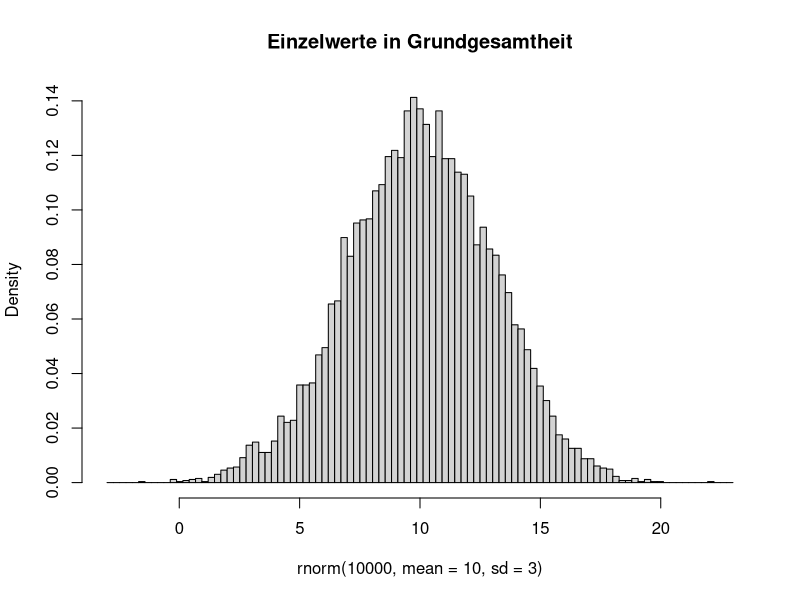
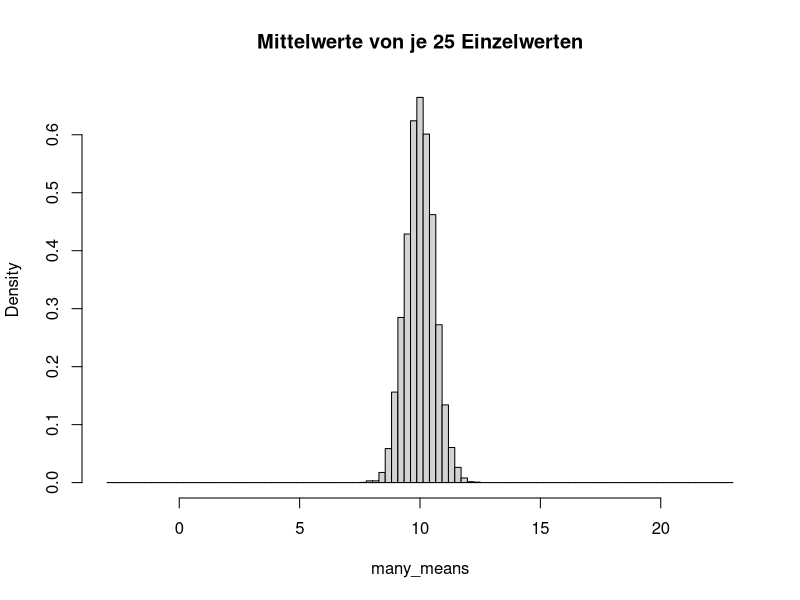
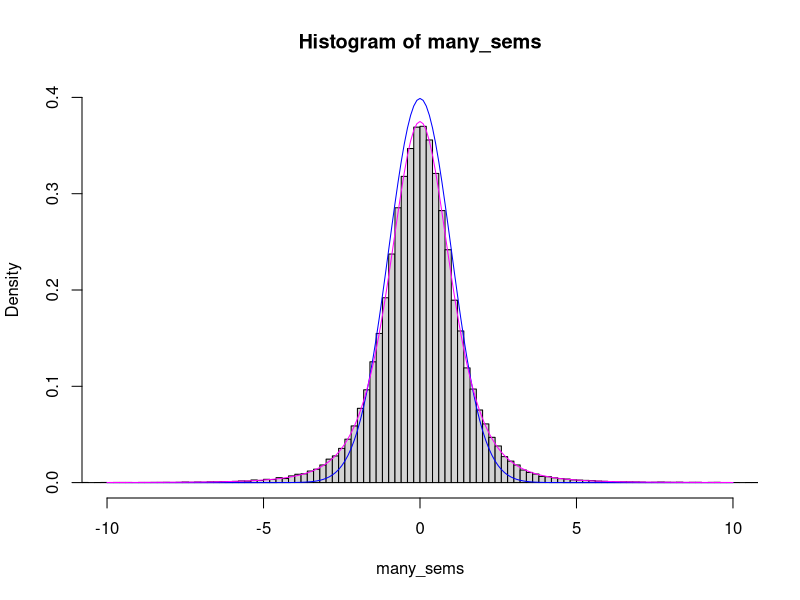
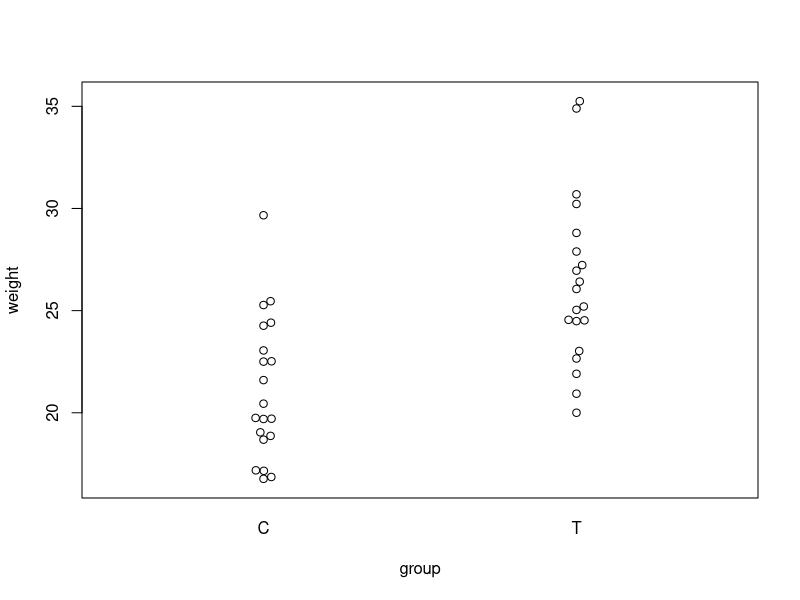
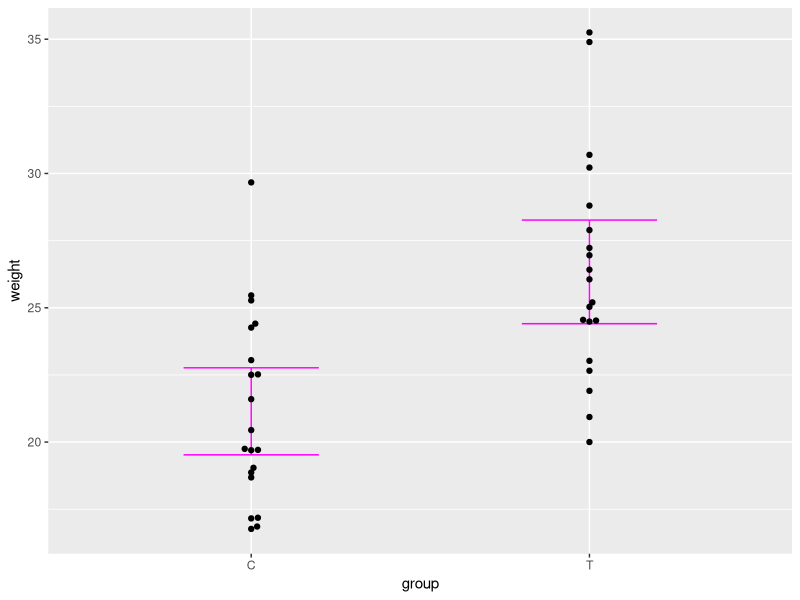
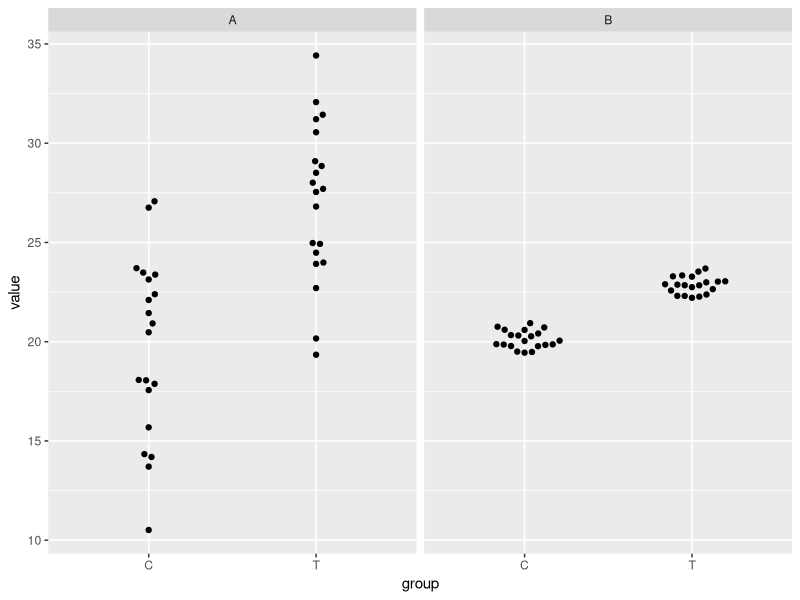
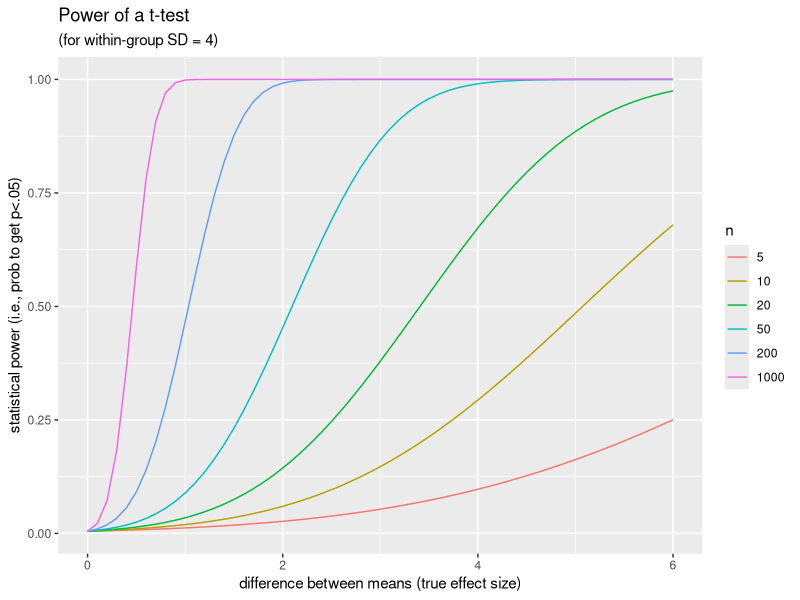
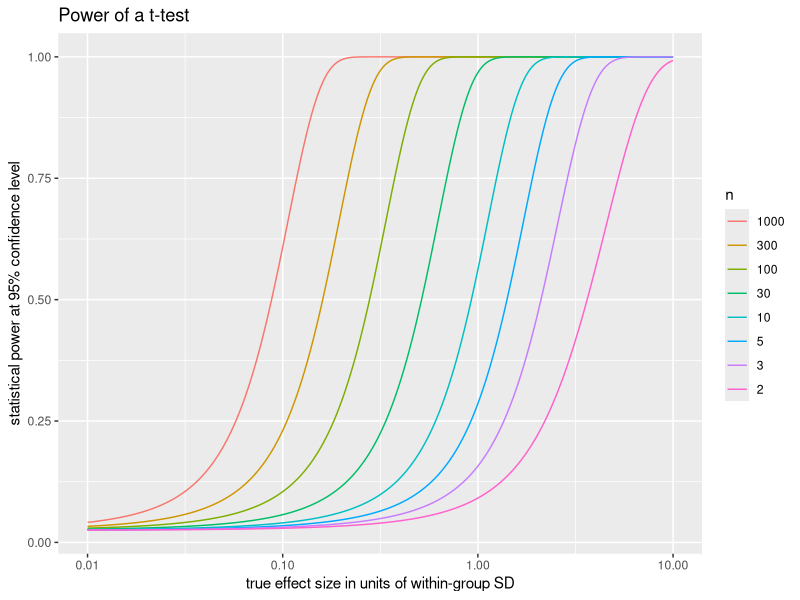

Here is the R script that generated these plots, in order:
## ---- chunk 1
library( tidyverse )
library( ggbeeswarm )
set.seed( 13245768 )
## ---- chunk 2
rnorm( 25, mean=10, sd=3 ) -> x
x
## ---- chunk 3
mean(x)
## ---- chunk 4
replicate( 10000, { 
  rnorm( 25, mean=10, sd=3 ) -> x
  mean( x ) 
} ) -> many_means 
## ---- chunk 5
breaks <- seq( -3, 23, length.out=100 )

hist( rnorm( 10000, mean=10, sd=3 ), freq=FALSE, breaks=breaks, main="Einzelwerte in Grundgesamtheit" ) 

hist( many_means, freq=FALSE, breaks=breaks, main="Mittelwerte von je 25 Einzelwerten" ) 
## ---- chunk 6
rnorm( 25, mean=10, sd=3 ) -> x
mean( x ) 
sd( x )
## ---- chunk 7
sd(x) / sqrt(25)
## ---- chunk 8
replicate( 10000, {
  rnorm( 25, mean=10, sd=3 ) -> x
  c( mean=mean(x), sem=sd(x)/5 )
}) %>% t -> many_means_with_sem

head( many_means_with_sem )
## ---- chunk 9
many_means_with_sem %>%
as_tibble() %>%
mutate( contains_true_value = mean-sem < 10 & mean+sem > 10 ) %>%
summarise( mean(contains_true_value) )
## ---- chunk 10
many_means_with_sem %>%
as_tibble() %>%
mutate( contains_true_value = mean-2*sem < 10 & mean+2*sem > 10 ) %>%
summarise( mean(contains_true_value) )
## ---- chunk 11
rnorm( 25, mean=10, sd=3 ) -> x

# Stichproben-Mittelwert:
mean(x) -> mu

# SEM:
sd(x) / sqrt(length(x)) -> sem
sem

# zugehöriges 95%-KI
c( mu-2*sem, mu+2*sem )
## ---- chunk 12
qnorm( .025  )
qnorm( .975  )
## ---- chunk 13
replicate( 10000, {
  rnorm( 5, mean=10, sd=3 ) -> x
  c( mean=mean(x), sem=sd(x)/sqrt(length(x)) )
}) %>% t -> many_means_with_sem


many_means_with_sem %>%
as_tibble() %>%
mutate( contains_true_value = mean-2*sem < 10 & mean+2*sem > 10 ) %>%
summarise( mean(contains_true_value) )
## ---- chunk 14
qt( 0.025, df=4 )
qt( 0.975, df=4 )
## ---- chunk 15
many_means_with_sem %>%
as_tibble() %>%
mutate( contains_true_value = mean-2.78*sem < 10 & mean+2.78*sem > 10 ) %>%
summarise( mean(contains_true_value) )
## ---- chunk 16
tibble( n = c(2:10, 15,20, 50, 100, 1000, 10000 ) ) %>%
mutate( f95 = qt( .975, n-1 ) %>% round(2) ) 
## ---- chunk 17
n <- 5
replicate( 100000, {
  rnorm( n, mean=0, sd=1 ) -> x
  sd(x) / sqrt(n) -> sem
  mean(x) / sem
}) -> many_sems  

hist( many_sems, 300, xlim=c(-10, 10), freq=FALSE, ylim=c(0,.4) )

xg <- seq( -10, 10, by=.1 )
lines( xg, dnorm( xg ), col="blue" )
lines( xg, dt( xg, n-1 ), col="magenta" )
## ---- chunk 18
# Einzelwerte
c( 10.95, 8.21, 8.19, 6.33, 11.09, 12.28, 10.01, 7.14 ) -> x

# Mittelwert
mean(x) -> mymean
mymean

#SEM
sd(x)/sqrt(length(x)) -> sem

# KI
c( mymean - 2*sem, mymean + 2*sem )
## ---- chunk 19
qt( .975, length(x)-1 ) -> q

# KI
c( mymean - q*sem, mymean + q*sem )
## ---- chunk 20
t.test(x)$conf.int
## ---- chunk 21
set.seed( 1324996 )

bind_rows(
  tibble( weight = rnorm( n=20, mean=22, sd=4 ), group = "C" ),
  tibble( weight = rnorm( n=20, mean=26, sd=4 ), group = "T" ) ) -> weight_data

beeswarm::beeswarm( weight ~ group, weight_data )
## ---- chunk 22
weight_data %>%
group_by( group ) %>%
summarise( broom::tidy( t.test( weight ) ) ) %>%
select( group, mean=estimate, conf.low, conf.high ) -> weight_data_means

weight_data_means
## ---- chunk 23
ggplot( NULL ) +
  geom_errorbar( aes( x=group, ymin=conf.low, ymax=conf.high ), data=weight_data_means, width=.4, col="magenta" ) +
  geom_beeswarm( aes( x=group, y=weight ), data=weight_data ) 
## ---- chunk 24
t.test( weight ~ group, weight_data )
## ---- chunk 25
t.test( weight ~ group, weight_data, var.equal=TRUE )
## ---- chunk 26
t.test( weight ~ group, weight_data, conf.level=.999 )
## ---- chunk 27
t.test( weight ~ group, weight_data, conf.level=1-0.0001154 )
## ---- chunk 28
set.seed( 1324 )
bind_rows(
  tibble( group="C", experiment="A", value=rnorm( 20, 20, 4 ) ),
  tibble( group="T", experiment="A", value=rnorm( 20, 27, 4 ) ),
  tibble( group="C", experiment="B", value=rnorm( 20, 20, .5 ) ),
  tibble( group="T", experiment="B", value=rnorm( 20, 23, .5 ) ) ) -> data2exp

data2exp %>%
ggplot +
  geom_beeswarm( aes( x=group, y=value ), cex=2.2 ) +
  facet_grid( cols=vars(experiment) )
## ---- chunk 29
data2exp %>%
group_by( experiment ) %>%
summarise( broom::tidy( t.test( value ~ group, var.equal=TRUE ) ) )
## ---- chunk 30
data2exp %>%
filter( experiment=="A" ) %>%
group_by( group ) %>%
mutate( group_mean = mean(value) ) %>%
ungroup %>%
mutate( residuals = value - group_mean ) %>%  
summarise( sum_of_squares = sum( residuals^2 ), n=n() ) %>%
mutate( pooled_variance = sum_of_squares / (n-2) ) %>%
mutate( pooled_sd = sqrt( pooled_variance ) ) %>%
pull(pooled_sd) -> pooled_sd

data2exp %>%
filter( experiment=="A" ) %>%
group_by( group ) %>%
summarise( 
  group_mean = mean(value),
  group_mean_se = pooled_sd / sqrt( n() ),
  n=n() ) %>%
summarise( 
  mean_diff = diff( group_mean ),
  mean_diff_se = sqrt( sum( group_mean_se^2 ) ),
  n = sum(n) ) %>%
mutate( t = mean_diff / mean_diff_se ) %>%
mutate( p = 2* ( 1-pt( t, n-2 ) ) )
## ---- chunk 31
ctrl  <- rnorm( n=20, mean=22, sd=4 ) 
treat <- rnorm( n=20, mean=26, sd=4 ) 

t.test( ctrl, treat )
## ---- chunk 32
replicate( 10000, {
  ctrl  <- rnorm( n=20, mean=22, sd=4 ) 
  treat <- rnorm( n=20, mean=25, sd=4 ) 

  t.test( ctrl, treat )$p.value } ) -> many_pvals

mean( many_pvals < .05 )
## ---- chunk 33
power.t.test( n=20, delta=3, sd=4 )
## ---- chunk 34
expand_grid( diff=seq( 0, 6, by=.1 ), n=c(5, 10, 20, 50, 200, 1000 ) ) %>%
rowwise() %>%
mutate( power = power.t.test( n=n, delta=diff, sd=4, sig.level = 0.01 )$power ) %>%
ggplot( aes( x=diff, y=power, col=factor(n) ) ) +
  geom_line() +
  labs( 
    x = "difference between means (true effect size)",
    y = "statistical power (i.e., prob to get p<.05)",
    col = "n",
    title = "Power of a t-test",
    subtitle = "(for within-group SD = 4)")
## ---- chunk 35
expand_grid( diff=10^seq( -2, 1, by=.01 ), n=c(2, 3, 5, 10, 30, 100, 300, 1000 ) ) %>%
rowwise() %>%
mutate( power = power.t.test( n=n, delta=diff, sd=1 )$power ) %>%
ggplot( aes( x=diff, y=power, col=fct_rev(factor(n)) ) ) +
  geom_line() +
  scale_x_log10() +
  labs( 
    x = "true effect size in units of within-group SD",
    y = "statistical power at 95% confidence level",
    col = "n",
    title = "Power of a t-test" )
## ---- chunk 36
x <- c( "A", "B", "B", "D", "A", "F", "G", "H" )
## ---- chunk 37
sample(x)
sample(x)
sample(x)
## ---- chunk 38
read_csv( "data_on_git/nhanes.csv" ) %>%
filter( age == 10, !is.na(height) ) -> nhanes10

head( nhanes10 )
## ---- chunk 39
t.test( height ~ gender, nhanes10 )
## ---- chunk 40
nhanes10 %>%
mutate( gender_perm = sample(gender) )
## ---- chunk 41
nhanes10 %>%
group_by( gender ) %>%
summarise( mean_height = mean(height) ) %>% 
pull( mean_height )
## ---- chunk 42
tapply( nhanes10$height, nhanes10$gender, mean ) -> means

means
## ---- chunk 43
means["male"] - means["female"]
## ---- chunk 44
tapply( nhanes10$height, sample(nhanes10$gender), mean ) -> means
means["male"] - means["female"]
## ---- chunk 45
set.seed( 13245768 )

replicate( 10000, {
  tapply( nhanes10$height, sample(nhanes10$gender), mean ) -> means
  means["male"] - means["female"]
} ) -> many_diffs

str( many_diffs )
## ---- chunk 46
hist( many_diffs )
abline( v = -1.784731, col="red" )
## ---- chunk 47
sum( abs(many_diffs) > 1.784731 )    
## ---- chunk 48
set.seed( 1234 )

tibble( plot = 1:20 ) %>%
mutate( 
  yield_without_fertilizer =  rnorm( n(), 100, 30 ),
  fertilizer_effect =  rnorm( n(), 5, 4 )  ) -> plots0
plots0
## ---- chunk 49
plots0 %>%
mutate( group = sample( rep( c( "C", "T" ), each=10 ) ) ) %>%
mutate( yield = yield_without_fertilizer + ifelse( group=="T", fertilizer_effect, 0 ) ) -> plots

plots
## ---- chunk 50
plots %>%
ggplot + geom_beeswarm( aes( x=group, y=yield ), cex=2.5 )
## ---- chunk 51
t.test( yield ~ group, plots )
## ---- chunk 52
plots0 %>% head(10) %>%
mutate(
  yield_C = yield_without_fertilizer,
  yield_T = yield_without_fertilizer + fertilizer_effect
) %>%
select( plot, yield_C, yield_T ) -> plotsB

plotsB
## ---- chunk 53
plotsB %>%
pivot_longer( c( "yield_C", "yield_T" ), names_to = "half", values_to="yield" ) %>%
mutate( half = str_remove( half, "yield_" ) ) -> plotsB_long

plotsB_long %>%
ggplot( aes( x=half, y=yield ) ) +
  geom_point() + geom_line( aes( group=plot ) )

## ---- chunk 54
t.test( yield ~ half, plotsB_long )
## ---- chunk 55
t.test( plotsB$yield_C, plotsB$yield_T )
## ---- chunk 56
t.test( plotsB$yield_C, plotsB$yield_T, paired=TRUE )
## ---- chunk 57
t.test(  plotsB$yield_C - plotsB$yield_T )
